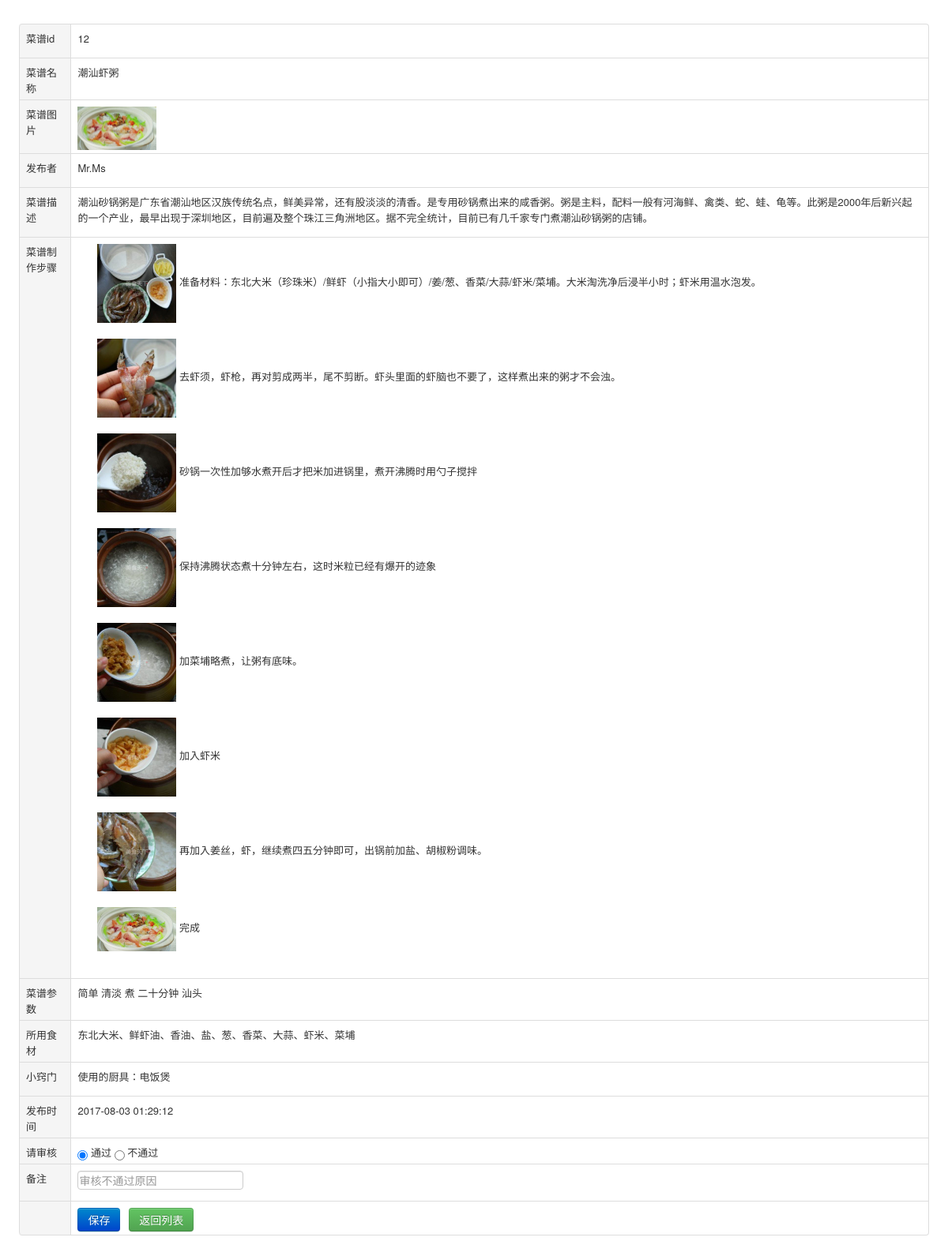
/admin/Menu/edit.php?check=12, run on the app's committed database.
### tables this page shows
CREATE TABLE IF NOT EXISTS `food` (
  `id` int(10) NOT NULL AUTO_INCREMENT,
  `publish_id` int(10) NOT NULL,
  `food_name` varchar(255) NOT NULL,
  `descript` text NOT NULL,
  `difficult` varchar(40) NOT NULL,
  `taste` varchar(40) NOT NULL,
  `gyi` varchar(40) NOT NULL,
  `used_time` varchar(40) NOT NULL,
  `area` varchar(40) NOT NULL,
  `main_ingredient` varchar(255) NOT NULL,
  `other_ingredient` varchar(255) NOT NULL,
  `trick` text NOT NULL,
  `created_at` datetime NOT NULL,
  `view_count` int(255) NOT NULL DEFAULT '0',
  `exam` int(255) NOT NULL DEFAULT '0',
  `check_text` varchar(255) DEFAULT NULL,
  PRIMARY KEY (`id`),
  KEY `food_publish_id` (`publish_id`)
);

CREATE TABLE IF NOT EXISTS `food_img` (
  `id` int(10) NOT NULL AUTO_INCREMENT,
  `food_img` varchar(255) NOT NULL,
  `food_id` int(10) NOT NULL,
  PRIMARY KEY (`id`),
  KEY `food_id` (`food_id`)
);

CREATE TABLE IF NOT EXISTS `personal_info` (
  `id` int(10) NOT NULL AUTO_INCREMENT,
  `name` varchar(255) NOT NULL,
  `password_digest` char(40) NOT NULL,
  `head_img` varchar(255) NOT NULL DEFAULT '../assets/img/default.jpg',
  `sex` char(4) NOT NULL DEFAULT '男',
  `hometown_city` varchar(40) NOT NULL DEFAULT '汕头',
  `hometown_province` varchar(40) NOT NULL DEFAULT '潮汕',
  `email` varchar(255) NOT NULL,
  `personal_write` varchar(255) DEFAULT NULL,
  `created_at` datetime NOT NULL,
  `updated_at` datetime NOT NULL,
  PRIMARY KEY (`id`)
);

CREATE TABLE IF NOT EXISTS `food_step` (
  `id` int(10) NOT NULL AUTO_INCREMENT,
  `food_id` int(10) NOT NULL,
  `step_img` varchar(255) NOT NULL,
  `step_explain` varchar(255) NOT NULL,
  PRIMARY KEY (`id`),
  KEY `step_food_id` (`food_id`)
);

### admin/models/admin.php (called while the page is built, shortened)
<?php
function getUserName($dbc,$user_id){
  $q="select name from personal_info where id='$user_id'";
  $r=$dbc->query($q);
  $userName=$r->fetchColumn(0);
  return $userName;
}
 function food_check_edit($dbc,$food_id){
  $q="select * from food  where id=$food_id";
  $res=$dbc->query($q);
 return $res;
}
function fing_cookbook_img($dbc,$food_id)
{
   $sql = "select * from food_img where food_id=$food_id";
   $res = $dbc->query($sql);
   return $res;
}
function find_cookbook_step($dbc,$food_id)
{
  $sql = "select * from food_step  where food_id=$food_id";
    $food_step_all = $dbc->query($sql);
    return $food_step_all;
}
 ?>

### admin/Menu/edit.php (the view, shortened to what this page needs)
<?php
    require '../../mysql_connect.php';
    require '../models/admin.php';
?>
<!DOCTYPE html>
<html>
<head>
    <link rel="stylesheet" type="text/css" href="../Css/bootstrap.css" />
    <link rel="stylesheet" type="text/css" href="../Css/bootstrap-responsive.css" />
    <link rel="stylesheet" type="text/css" href="../Css/style.css" />
</head>
<body>
<form action="edit.php?check=<?php echo $_GET['check']; ?>" method="post" class="definewidth m20">
<table class="table table-bordered table-hover m10">
 <?php $res=food_check_edit($dbc,$_GET['check']); foreach($res as $row){ ?>
    <tr>
        <td class="tableleft">菜谱id</td>
        <td><p><?php echo $row['id']; ?></p></td>
    </tr>
    <tr>
        <td class="tableleft">菜谱名称</td>
        <td><p><?php echo $row['food_name']; ?></p></td>
    </tr>
     <tr>
        <td class="tableleft">菜谱图片</td>
        <td>
        <?php $img_res=fing_cookbook_img($dbc,$row['id']); foreach($img_res as $img_row){?>
        <img width="100" height="100" src="../<?php echo $img_row['food_img']; ?>" alt="">
        <?php } ?>
        </td>
    </tr>
    <tr>
        <td class="tableleft">发布者</td>
        <td><p><?php echo getUserName($dbc,$row['publish_id']); ?></p></td>
    </tr>
      <tr>
        <td class="tableleft">菜谱描述</td>
        <td><p><?php echo $row['descript']; ?></p></td>
    </tr>
     <tr>
        <td class="tableleft">菜谱制作步骤</td>
        <td>
        <ul style="list-style: none;">
        <?php $food_step_res=find_cookbook_step($dbc,$_GET['check']);  foreach($food_step_res as $food_step_row){ ?>
            <li style="padding-bottom: 20px;">
               <img width="100" height="100" src="../<?php echo $food_step_row['step_img']; ?>" alt="">
               <?php echo $food_step_row['step_explain']; ?>
            </li>
            <?php } ?>
        </ul>
        </td>
    </tr>
    <tr>
        <td class="tableleft">菜谱参数</td>
        <td><p><?php echo $row['difficult']." ".$row['taste']." ".$row['gyi']." ".$row['used_time']." ".$row['area']; ?></p></td>
    </tr>
     <tr>
        <td class="tableleft">所用食材</td>
        <td><p><?php echo $row['main_ingredient']."".$row['other_ingredient']; ?></p></td>
    </tr>
      <tr>
        <td class="tableleft">小窍门</td>
        <td><p><?php echo $row['trick']; ?></p></td>
    </tr>
    <tr>
        <td class="tableleft">发布时间</td>
        <td><p><?php echo $row['created_at']; ?></p></td>
    </tr>
    <tr>
        <td class="tableleft">请审核</td>
        <td><input type="radio" name="status" value="1" <?php if($row['exam']==1){  echo 'checked';  }?> /> 通过
            <input type="radio" name="status" <?php if($row['exam']==-1){  echo 'checked';  }?> value="-1"/> 不通过</td>
    </tr>
    <tr>
        <td class="tableleft">备注</td>
        <td>
           <input type="text" placeholder="审核不通过原因" value="<?php echo $row['check_text']; ?>" name="cause"/>
        </td>
    </tr>
    <tr>
        <td class="tableleft"></td>
        <td>
            <button type="submit" class="btn btn-primary" type="button">保存</button> &nbsp;&nbsp;<button type="button" class="btn btn-success" name="backid" id="backid">返回列表</button>
        </td>
    </tr>
    <?php } ?>
</table>
</form>
</body>
</html>

### admin/Css/style.css (style rules this page uses)
body { font-size: 13px; }
select, textarea, input[type="text"], input[type="password"], input[type="datetime"], input[type="datetime-local"], input[type="date"], input[type="month"], input[type="time"], input[type="week"], input[type="number"], input[type="email"], input[type="url"], input[type="search"], input[type="tel"], input[type="color"], .uneditable-input { padding: 1px; }
form { margin: 0 0 5px; }
.table td, .table th { padding-top: 8px; padding-bottom: 4px; line-height:20ppx; }
.definewidth { width:96%; margin:auto; }
.m10 { margin-top:10px; }
.m20 { padding-top:20px; }
.tableleft { text-align:right; padding-left:5px; background-color:#f5f5f5; }

### admin/Menu/edit.php (style rules this page uses)
body { padding-bottom: 40px; }

### data on the page
food: id "12", food_name "潮汕虾粥", publish.name "Mr.Ms", descript "潮汕砂锅粥是广东省潮汕地区汉族传统名点，鲜美异常，还有股淡淡的清香。是专用砂锅煮出来的咸香粥。粥是主料，配料一般有河海鲜、禽类、蛇、蛙、龟等。此粥是2000年后新兴起的一个产业，最早出现于深圳地区，目前遍及整个珠江三角洲地区。据不完全统计，目前已有几千家专门煮潮汕砂锅粥的店铺。", difficult "简单", taste "清淡", gyi "煮", used_time "二十分钟", area "汕头", main_ingredient "东北大米、鲜虾", other_ingredient "油、香油、盐、葱、香菜、大蒜、虾米、菜埔", trick "使用的厨具：电饭煲", created_at "2017-08-03 01:29:12", exam "☑"
food_img: food_img (picture)
food_step: step_img (picture), step_explain "准备材料：东北大米（珍珠米）/鲜虾（小指大小即可）/姜/葱、香菜/大蒜/虾米/菜埔。大米淘洗净后浸半小时；虾米用温水泡发。"
food_step: step_img (picture), step_explain "去虾须，虾枪，再对剪成两半，尾不剪断。虾头里面的虾脑也不要了，这样煮出来的粥才不会浊。"
food_step: step_img (picture), step_explain "砂锅一次性加够水煮开后才把米加进锅里，煮开沸腾时用勺子搅拌"
food_step: step_img (picture), step_explain "保持沸腾状态煮十分钟左右，这时米粒已经有爆开的迹象"
food_step: step_img (picture), step_explain "加菜埔略煮，让粥有底味。"
food_step: step_img (picture), step_explain "加入虾米"
food_step: step_img (picture), step_explain "再加入姜丝，虾，继续煮四五分钟即可，出锅前加盐、胡椒粉调味。"
food_step: step_img (picture), step_explain "完成"
